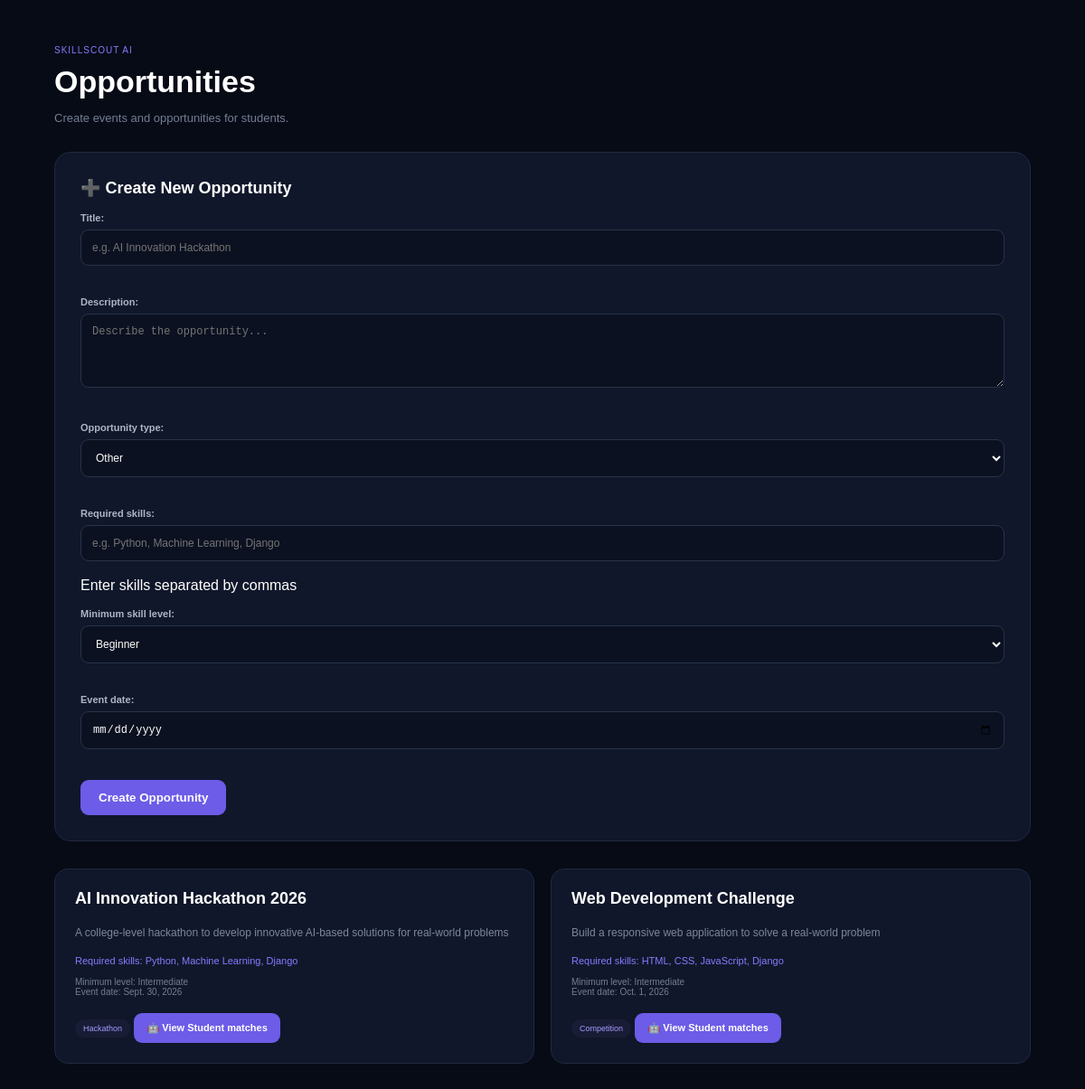
Screenshot of /opportunities/ with the database file from the repository.
### core/models.py (models this page shows, shortened)
class Opportunity(models.Model):
    OPPORTUNITY_TYPES = [
        ("HACKATHON", "Hackathon"),
        ("INTERVIEW", "Interview"),
        ("PRESENTATION", "Presentation"),
        ("COMPETITION", "Competition"),
        ("OTHER", "Other"),
    ]
    title = models.CharField(
        max_length=200
    )
    description = models.TextField(
        blank=True
    )
    opportunity_type = models.CharField(
        max_length=30,
        choices=OPPORTUNITY_TYPES,
        default="OTHER"
    )
    required_skills = models.CharField(
        max_length=500,
        help_text="Enter skills separated by commas"
    )
    minimum_skill_level = models.CharField(
        max_length=20,
        choices=StudentSkill.SKILL_LEVELS,
        default="BEGINNER"
    )
    event_date = models.DateField(
        null=True,
        blank=True
    )
    created_at = models.DateTimeField(
        auto_now_add=True
    )

### core/views.py (the view)
# urls.py: path("opportunities/", views.create_opportunity, name="opportunity_list"),
def create_opportunity(request):
    if request.method == "POST":
        form = OpportunityForm(request.POST)
        if form.is_valid():
            opportunity = form.save()
            messages.success(
                request,
                f"'{opportunity.title}' was created successfully!"
            )
            return redirect("opportunity_list")
    else:
        form = OpportunityForm()
    opportunities = Opportunity.objects.all().order_by("-created_at")
    return render(
        request,
        "opportunities/opportunity_list.html",
        {
            "form": form,
            "opportunities": opportunities,
        }
    )

### core/forms.py
class OpportunityForm(forms.ModelForm):
    class Meta:
        model = Opportunity
        fields = [
            "title",
            "description",
            "opportunity_type",
            "required_skills",
            "minimum_skill_level",
            "event_date",
        ]
        widgets = {
            "title": forms.TextInput(
                attrs={
                    "placeholder": "e.g. AI Innovation Hackathon"
                }
            ),
            "description": forms.Textarea(
                attrs={
                    "placeholder": "Describe the opportunity...",
                    "rows": 4
                }
            ),
            "required_skills": forms.TextInput(
                attrs={
                    "placeholder": "e.g. Python, Machine Learning, Django"
                }
            ),
            "event_date": forms.DateInput(
                attrs={
                    "type": "date"
                }
            ),
        }

### templates/opportunities/opportunity_list.html (shortened to what this page needs)
<!DOCTYPE html>
<html lang="en">
<head>
</head>
<body>
<div class="container">
    <div class="header">
        <span>SKILLSCOUT AI</span>
        <h1>Opportunities</h1>
        <p>
            Create events and opportunities for students.
        </p>
    </div>
    <div class="form-box">
        <h2>➕ Create New Opportunity</h2>
        <form method="POST">
            {{ form.as_p }}
            <button type="submit">
                Create Opportunity
            </button>
        </form>
    </div>
    <div class="opportunities">
        {% for opportunity in opportunities %}
        <div class="card">
            <h3>
                {{ opportunity.title }}
            </h3>
            <p class="description">
                {{ opportunity.description }}
            </p>
            <div class="skills">
                Required skills:
                {{ opportunity.required_skills }}
            </div>
            <div class="meta">
                Minimum level:
                {{ opportunity.get_minimum_skill_level_display }}
                {% if opportunity.event_date %}
                    <br>
                    Event date:
                    {{ opportunity.event_date }}
                {% endif %}
            </div>
            <span class="badge">
                {{ opportunity.get_opportunity_type_display }}
            </span>
            <a
            href="{% url 'opportunity_matches' opportunity.id %}"
            class="matches-btn"
            >
            🤖 View Student matches
            </a>
        </div>
        {% endfor %}
    </div>
</div>
</body>
</html>

### templates/opportunities/opportunity_list.html (style rules this page uses)
* { box-sizing: border-box; }
body { margin: 0; min-height: 100vh; background: #070b16; color: white; font-family: Arial, sans-serif; }
.container { width: 90%; max-width: 1100px; margin: auto; padding: 45px 0; }
.header { margin-bottom: 30px; }
.header span { color: #8879ff; font-size: 10px; letter-spacing: 1px; }
.header h1 { margin: 8px 0; font-size: 34px; }
.header p { color: #737d94; font-size: 13px; }
.form-box { padding: 28px; margin-bottom: 30px; background: #10172a; border: 1px solid #202941; border-radius: 18px; }
.form-box h2 { margin-top: 0; font-size: 18px; }
label { display: block; margin-bottom: 7px; color: #aeb5c5; font-size: 11px; font-weight: bold; }
input, textarea, select { width: 100%; padding: 12px; margin-bottom: 18px; border: 1px solid #293249; border-radius: 9px; outline: none; background: #0b1120; color: white; font-size: 12px; }
textarea { resize: vertical; }
button { padding: 12px 20px; border: none; border-radius: 9px; background: #6c5ce7; color: white; font-weight: bold; cursor: pointer; }
.opportunities { display: grid; grid-template-columns: repeat(2, 1fr); gap: 18px; }
.card { padding: 22px; background: #10172a; border: 1px solid #202941; border-radius: 15px; }
.card h3 { margin-top: 0; font-size: 18px; }
.description { color: #7d879c; font-size: 12px; line-height: 1.6; }
.skills { margin-top: 15px; color: #8879ff; font-size: 11px; }
.meta { margin-top: 12px; color: #737d94; font-size: 10px; }
.badge { display: inline-block; margin-top: 12px; padding: 5px 9px; border-radius: 20px; background: #191c35; color: #a59cff; font-size: 9px; }
.matches-btn { display: inline-block; margin-top: 18px; padding: 10px 14px; border-radius: 9px; background: #6c5ce7; color: white; text-decoration: none; font-size: 11px; font-weight: bold; }

### rows the page displays
Opportunity: title "AI Innovation Hackathon 2026", description "A college-level hackathon to develop innovative AI-based solutions for real-world problems", required_skills "Python, Machine Learning, Django", minimum_skill_level "Intermediate", event_date "Sept. 30, 2026", opportunity_type "Hackathon"
Opportunity: title "Web Development Challenge", description "Build a responsive web application to solve a real-world problem", required_skills "HTML, CSS, JavaScript, Django", minimum_skill_level "Intermediate", event_date "Oct. 1, 2026", opportunity_type "Competition"
